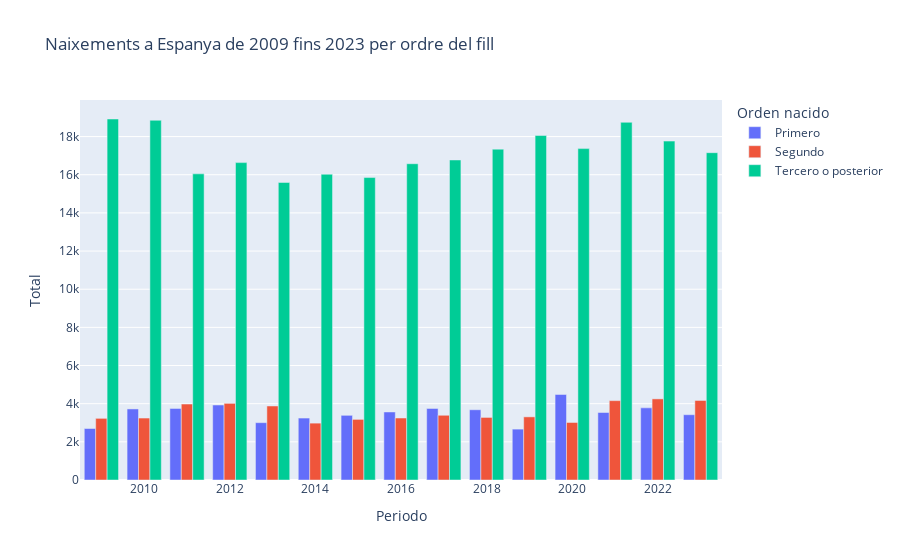

Source (notebook cell):
### Code cell
datos2009_2023 = data[(data['Periodo'].between(2009,2023)) & (data['Edad de la madre'].notna()) & (data['Edad de la madre'] != 'Todas las edades') & (data['Orden del nacido vivo'] != 'Todos') & (data['Nacional y Comunidades autónomas'] == 'Total Nacional')].copy()
#valor=data['Orden del nacido vivo'].unique()
#print(valor)

def categorizar_nacimienot(posicion):
    if posicion == 'Primero':
        return 'Primero'
    elif posicion == 'Segundo':
        return 'Segundo'
    elif posicion in ['Tercero', 'Cuarto', 'Quinto', 'Sexto', 'Séptimo', 'Octavo', 'Noveno', 'Décimo y más']:
        return 'Tercero o posterior'
    
datos2009_2023['Orden nacido'] = datos2009_2023['Orden del nacido vivo'].apply(categorizar_nacimienot)
datos_filtrados = datos2009_2023.groupby(['Periodo','Orden nacido'])['Total'].sum().reset_index()

px.bar(datos_filtrados, x='Periodo', y='Total', color='Orden nacido',barmode = "group",title='Naixements a Espanya de 2009 fins 2023 per ordre del fill')

### Figure 1 — Plotly figure (JSON) as saved in the notebook; plotly's stock layout.template omitted (floating-point values rounded to 4 significant figures)
{"data": [{"alignmentgroup": "True", "hovertemplate": "Orden nacido=Primero<br>Periodo=%{x}<br>Total=%{y}<extra></extra>", "legendgroup": "Primero", "marker": {"color": "#636efa", "pattern": {"shape": ""}}, "name": "Primero", "offsetgroup": "Primero", "orientation": "v", "showlegend": true, "textposition": "auto", "type": "bar", "x": [2009, 2010, 2011, 2012, 2013, 2014, 2015, 2016, 2017, 2018, 2019, 2020, 2021, 2022, 2023], "xaxis": "x", "y": [2699.0, 3724.0, 3753.0, 3930.0, 3005.0, 3246.0, 3390.0, 3566.0, 3750.0, 3682.0, 2667.0, 4483.0, 3538.0, 3781.0, 3422.0], "yaxis": "y"}, {"alignmentgroup": "True", "hovertemplate": "Orden nacido=Segundo<br>Periodo=%{x}<br>Total=%{y}<extra></extra>", "legendgroup": "Segundo", "marker": {"color": "#EF553B", "pattern": {"shape": ""}}, "name": "Segundo", "offsetgroup": "Segundo", "orientation": "v", "showlegend": true, "textposition": "auto", "type": "bar", "x": [2009, 2010, 2011, 2012, 2013, 2014, 2015, 2016, 2017, 2018, 2019, 2020, 2021, 2022, 2023], "xaxis": "x", "y": [3231.0, 3248.0, 3982.0, 4017.0, 3879.0, 2981.0, 3177.0, 3248.0, 3392.0, 3279.0, 3309.0, 3015.0, 4159.0, 4252.0, 4171.0], "yaxis": "y"}, {"alignmentgroup": "True", "hovertemplate": "Orden nacido=Tercero o posterior<br>Periodo=%{x}<br>Total=%{y}<extra></extra>", "legendgroup": "Tercero o posterior", "marker": {"color": "#00cc96", "pattern": {"shape": ""}}, "name": "Tercero o posterior", "offsetgroup": "Tercero o posterior", "orientation": "v", "showlegend": true, "textposition": "auto", "type": "bar", "x": [2009, 2010, 2011, 2012, 2013, 2014, 2015, 2016, 2017, 2018, 2019, 2020, 2021, 2022, 2023], "xaxis": "x", "y": [18920.0, 18850.0, 16050.0, 16640.0, 15590.0, 16030.0, 15850.0, 16580.0, 16770.0, 17340.0, 18050.0, 17370.0, 18750.0, 17760.0, 17160.0], "yaxis": "y"}], "layout": {"barmode": "group", "legend": {"title": {"text": "Orden nacido"}, "tracegroupgap": 0}, "title": {"text": "Naixements a Espanya de 2009 fins 2023 per ordre del fill"}, "xaxis": {"anchor": "y", "domain": [0, 1], "title": {"text": "Periodo"}}, "yaxis": {"anchor": "x", "domain": [0, 1], "title": {"text": "Total"}}}}
